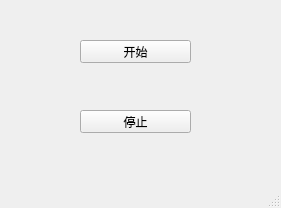
<?xml version="1.0" encoding="UTF-8"?>
<ui version="4.0">
 <class>MainWindow</class>
 <widget class="QMainWindow" name="MainWindow">
  <property name="geometry">
   <rect>
    <x>0</x>
    <y>0</y>
    <width>281</width>
    <height>208</height>
   </rect>
  </property>
  <property name="windowTitle">
   <string>MainWindow</string>
  </property>
  <widget class="QWidget" name="centralwidget">
   <widget class="QPushButton" name="pushButton">
    <property name="geometry">
     <rect>
      <x>80</x>
      <y>40</y>
      <width>111</width>
      <height>23</height>
     </rect>
    </property>
    <property name="text">
     <string>开始</string>
    </property>
   </widget>
   <widget class="QPushButton" name="pushButton_2">
    <property name="geometry">
     <rect>
      <x>80</x>
      <y>110</y>
      <width>111</width>
      <height>23</height>
     </rect>
    </property>
    <property name="text">
     <string>停止</string>
    </property>
   </widget>
  </widget>
  <widget class="QMenuBar" name="menubar">
   <property name="geometry">
    <rect>
     <x>0</x>
     <y>0</y>
     <width>281</width>
     <height>23</height>
    </rect>
   </property>
  </widget>
  <widget class="QStatusBar" name="statusbar"/>
 </widget>
 <resources/>
 <connections/>
</ui>
